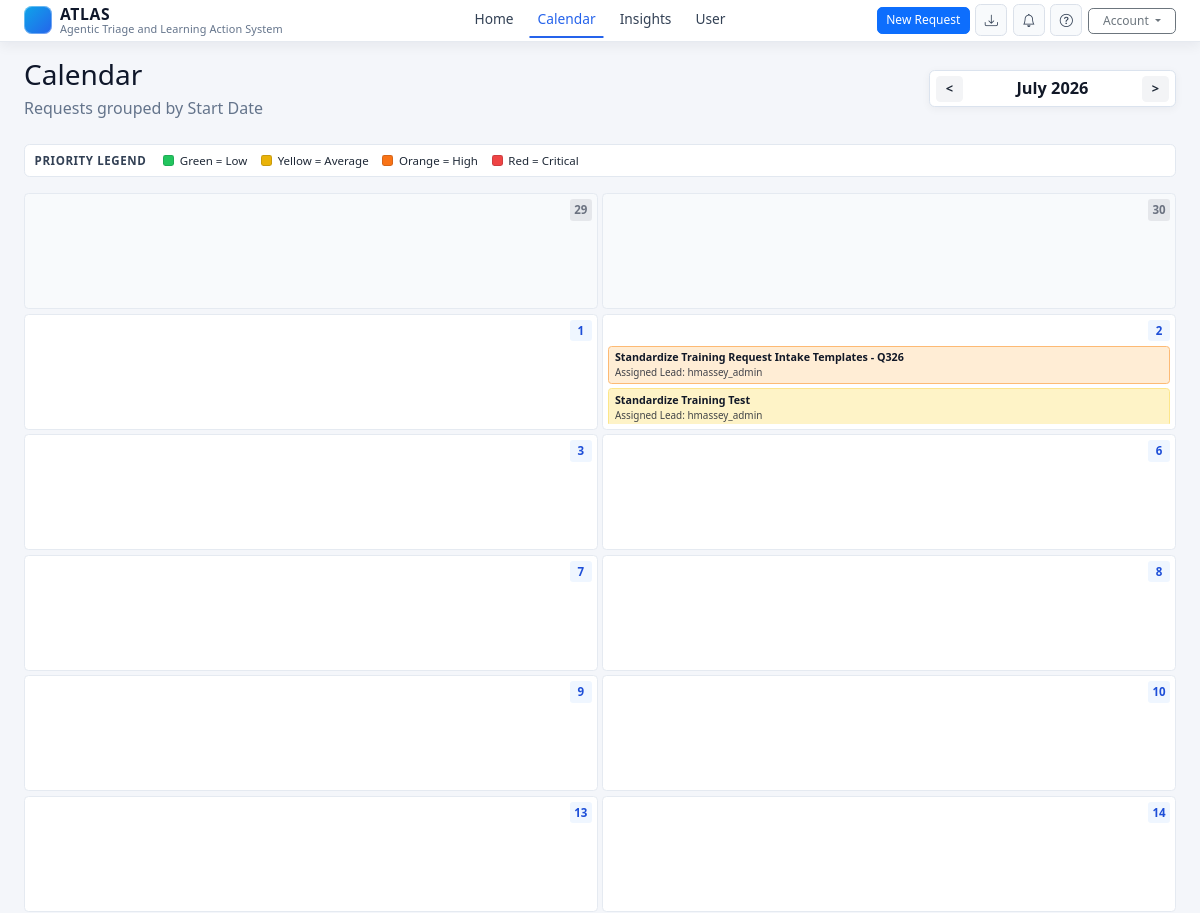
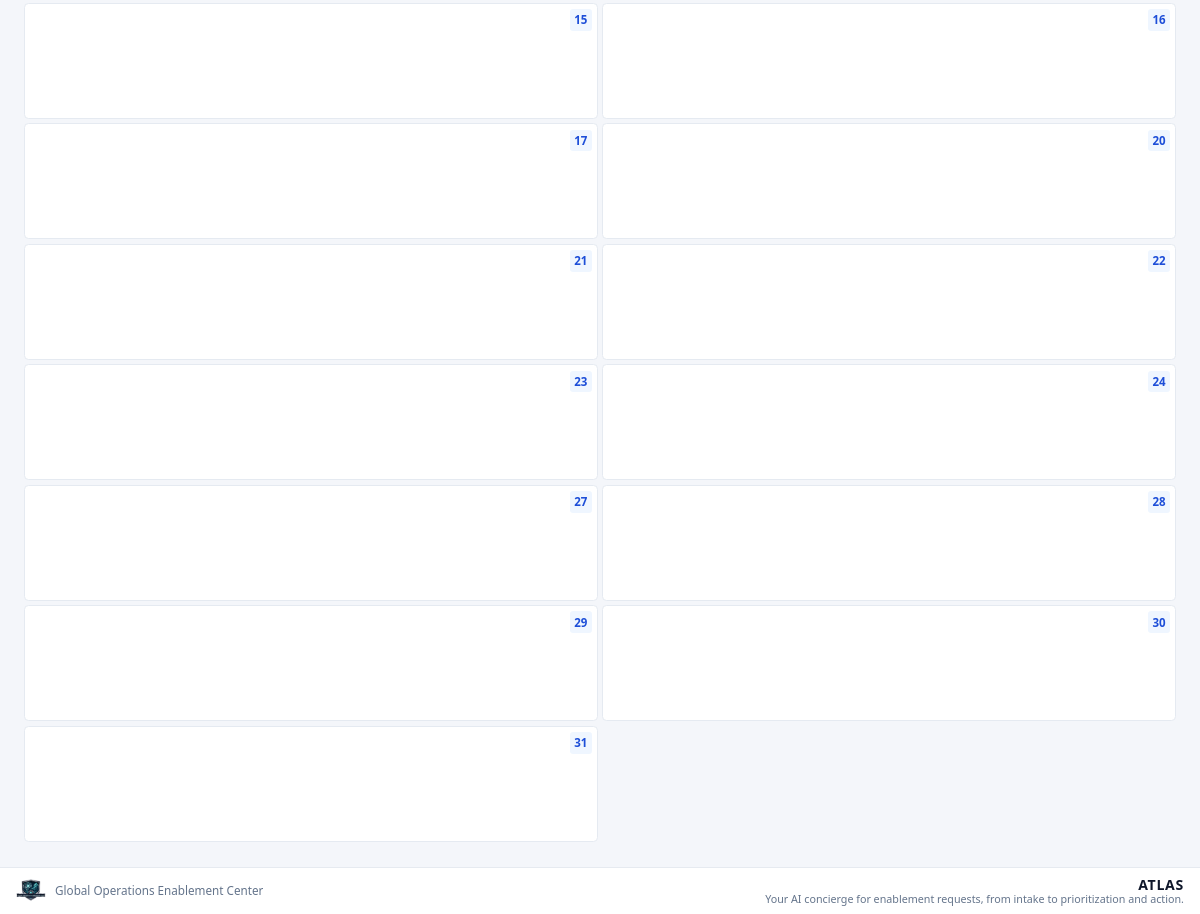
Page /calendar?year=2026&month=7 (signed in) on the committed database (2 pictures, top to bottom).
### app.py (models this page shows)
class Request(db.Model):
    id = db.Column(db.Integer, primary_key=True)
    request_number = db.Column(db.Integer, unique=True, nullable=False)
    project_name = db.Column(db.String(200), nullable=False)
    assigned_lead = db.Column(db.String(120), nullable=False)
    requested_by = db.Column(db.String(120), nullable=False)
    stakeholder_group = db.Column(db.String(120), nullable=False)
    content_type = db.Column(db.String(120), nullable=True)
    status = db.Column(db.String(60), nullable=False, default="New")
    description = db.Column(db.Text, nullable=True)
    business_outcome = db.Column(db.Text, nullable=False)
    reviewed = db.Column(db.Boolean, nullable=False, default=False)
    created_at = db.Column(db.DateTime, nullable=False, default=datetime.utcnow)
    start_date = db.Column(db.Date, nullable=True)
    end_date = db.Column(db.DateTime, nullable=True)
    visibility = db.Column(db.Integer, nullable=False, default=0)
    business_value = db.Column(db.Integer, nullable=False, default=0)
    reach = db.Column(db.Integer, nullable=False, default=0)
    reuse = db.Column(db.Integer, nullable=False, default=0)
    risk_compliance = db.Column(db.Integer, nullable=False, default=0)
    feasibility = db.Column(db.Integer, nullable=False, default=0)
    business_value_rationale = db.Column(db.Text, nullable=False, default="")
    reach_rationale = db.Column(db.Text, nullable=False, default="")
    reuse_rationale = db.Column(db.Text, nullable=False, default="")
    risk_compliance_rationale = db.Column(db.Text, nullable=False, default="")
    feasibility_rationale = db.Column(db.Text, nullable=False, default="")
    total_score = db.Column(db.Integer, nullable=False, default=0)
    priority = db.Column(db.String(30), nullable=False, default="Low")

### app.py (the view)
@app.route("/calendar")
@login_required
def calendar_view():
    today = datetime.utcnow().date()
    try:
        year = int(request.args.get("year", today.year))
    except (TypeError, ValueError):
        year = today.year
    if year < 1 or year > 9999:
        year = today.year
    try:
        month = int(request.args.get("month", today.month))
    except (TypeError, ValueError):
        month = today.month
    if month < 1 or month > 12:
        month = today.month
    month_start = datetime(year, month, 1).date()
    if month == 12:
        next_month_start = datetime(year + 1, 1, 1).date()
    else:
        next_month_start = datetime(year, month + 1, 1).date()
    month_requests = (
        Request.query.filter(Request.start_date.isnot(None))
        .filter(Request.start_date >= month_start)
        .filter(Request.start_date < next_month_start)
        .order_by(Request.start_date.asc(), Request.total_score.desc(), Request.project_name.asc())
        .all()
    )
    requests_by_day = {}
    for item in month_requests:
        requests_by_day.setdefault(item.start_date, []).append(item)
    for day_requests in requests_by_day.values():
        day_requests.sort(key=lambda item: (-item.total_score, item.priority, item.project_name.lower()))
    month_weeks = []
    for week in pycalendar.Calendar(firstweekday=0).monthdatescalendar(year, month):
        week_days = []
        for day in week:
            if day.weekday() >= 5:
                continue
            week_days.append(
                {
                    "date": day,
                    "day": day.day,
                    "is_current_month": day.month == month,
                    "is_today": day == today,
                    "requests": requests_by_day.get(day, []),
                }
            )
        month_weeks.append(week_days)
    (prev_year, prev_month), (next_year, next_month) = _month_bounds(year, month)
    return render_template(
        "calendar.html",
        current_year=year,
        current_month=month,
        month_name=pycalendar.month_name[month],
        month_weeks=month_weeks,
        day_labels=list(pycalendar.day_abbr[:5]),
        prev_month_url=url_for("calendar_view", year=prev_year, month=prev_month),
        next_month_url=url_for("calendar_view", year=next_year, month=next_month),
        today=today,
    )

### app.py (called while the page is built)
@login_manager.user_loader
def load_user(user_id):
    try:
        return User.query.get(int(user_id))
    except (TypeError, ValueError):
        return None

def _priority_rule_for_score(total):
    for rule in PRIORITY_RULES:
        if total >= rule["min_score"]:
            return rule
    return PRIORITY_RULES[-1]

def _month_bounds(year, month):
    prev_month = month - 1
    prev_year = year
    if prev_month < 1:
        prev_month = 12
        prev_year -= 1
    next_month = month + 1
    next_year = year
    if next_month > 12:
        next_month = 1
        next_year += 1
    return (prev_year, prev_month), (next_year, next_month)

@app.context_processor
def inject_download_url():
    dashboard_params = {
        key: value
        for key, value in request.args.items()
        if key in {
            "view",
            "q",
            "stakeholder_group",
            "requested_by",
            "assigned_lead",
            "status",
            "priority",
            "start_date_from",
            "start_date_to",
            "sort",
            "order",
        }
        and value
    }
    if request.endpoint == "dashboard" and dashboard_params:
        download_url = url_for("download_csv", **dashboard_params)
    else:
        download_url = url_for("download_csv")
    return {
        "download_url": download_url,
        "priority_levels": PRIORITY_RULES,
        "priority_meta_for_score": _priority_rule_for_score,
        "priority_meta_for_label": _priority_rule_for_label,
    }

### templates/calendar.html (shortened to what this page needs)
{% extends "base.html" %}
{% block content %}
<div class="calendar-page">
    <div class="d-flex flex-wrap align-items-center justify-content-between gap-3 mb-4">
        <div>
            <h1 class="h3 mb-1">Calendar</h1>
            <p class="text-muted mb-0">Requests grouped by Start Date</p>
        </div>
        <div class="calendar-nav-controls" aria-label="Calendar month navigation">
            <a class="calendar-nav-arrow" href="{{ prev_month_url }}" aria-label="Previous month">&lt;</a>
            <div class="calendar-month-title">{{ month_name }} {{ current_year }}</div>
            <a class="calendar-nav-arrow" href="{{ next_month_url }}" aria-label="Next month">&gt;</a>
        </div>
    </div>
    <div class="calendar-priority-legend mb-3" role="note" aria-label="Priority legend">
        <span class="calendar-legend-title">Priority Legend</span>
        <span class="calendar-legend-item">
            <span class="calendar-legend-swatch swatch-low" aria-hidden="true"></span>
            Green = Low
        </span>
        <span class="calendar-legend-item">
            <span class="calendar-legend-swatch swatch-average" aria-hidden="true"></span>
            Yellow = Average
        </span>
        <span class="calendar-legend-item">
            <span class="calendar-legend-swatch swatch-high" aria-hidden="true"></span>
            Orange = High
        </span>
        <span class="calendar-legend-item">
            <span class="calendar-legend-swatch swatch-critical" aria-hidden="true"></span>
            Red = Critical
        </span>
    </div>
    <div class="calendar-grid">
        {% for week in month_weeks %}
            {% for day in week %}
                <div class="calendar-day {% if not day.is_current_month %}calendar-day-outside{% endif %} {% if day.is_today %}calendar-day-today{% endif %}">
                    <div class="calendar-day-header">
                        <span class="calendar-day-number">{{ day.day }}</span>
                    </div>
                    <div class="calendar-day-items">
                        {% for item in day.requests %}
                            {% set item_priority = priority_meta_for_score(item.total_score) %}
                            {% set priority_class = 'calendar-item-' ~ item_priority.slug %}
                            <a class="calendar-item {{ priority_class }}" href="{{ url_for('view_request', request_id=item.id) }}" aria-label="Open {{ item.project_name }} request details">
                                <div class="calendar-item-project">{{ item.project_name }}</div>
                                <div class="calendar-item-assigned-lead">Assigned Lead: {{ item.assigned_lead }}</div>
                            </a>
                        {% endfor %}
                    </div>
                </div>
            {% endfor %}
        {% endfor %}
    </div>
</div>
{% endblock %}

### templates/base.html (style rules this page uses)
:root { --app-bg: #f4f6fa; --app-text: #0f172a; --surface-bg: #ffffff; --surface-border: #e6eaf0; --muted-text: #64748b; --card-bg: #fbfcfe; --card-border: #e5eaf1; --table-head-bg: #f3f6fa; --table-row-hover: #f8fbff; --input-bg: #ffffff; }
html, body { height: 100%; }
body { background: var(--app-bg); color: var(--app-text); min-height: 100vh; display: flex; flex-direction: column; margin: 0; }
.text-muted, .text-secondary { color: var(--muted-text) !important; }

### templates/calendar.html (style rules this page uses)
.calendar-page { padding-bottom: 0.6rem; }
.calendar-month-title { min-width: 170px; text-align: center; font-size: 1.02rem; font-weight: 700; color: #111827; }
.calendar-nav-controls { display: inline-flex; align-items: center; gap: 0.3rem; padding: 0.28rem 0.4rem; background: #fff; border: 1px solid #dbe3ee; border-radius: 0.35rem; box-shadow: 0 2px 8px rgba(17, 24, 39, 0.05); }
.calendar-nav-arrow { width: 1.65rem; height: 1.65rem; display: inline-flex; align-items: center; justify-content: center; border-radius: 0.28rem; text-decoration: none; font-weight: 800; font-size: 0.8rem; color: #1f2937; background: #f3f4f6; transition: background-color 0.15s ease, transform 0.15s ease; }
.calendar-priority-legend { display: flex; flex-wrap: wrap; gap: 0.5rem 0.85rem; align-items: center; padding: 0.45rem 0.6rem; background: #fff; border: 1px solid #e2e8f0; border-radius: 0.35rem; }
.calendar-legend-title { font-size: 0.72rem; font-weight: 700; color: #334155; text-transform: uppercase; letter-spacing: 0.05em; margin-right: 0.2rem; }
.calendar-legend-item { display: inline-flex; align-items: center; gap: 0.35rem; font-size: 0.72rem; color: #1f2937; line-height: 1; white-space: nowrap; }
.calendar-legend-swatch { width: 0.7rem; height: 0.7rem; border-radius: 0.15rem; border: 1px solid rgba(15, 23, 42, 0.15); }
.swatch-low { background: #22c55e; }
.swatch-average { background: #eab308; }
.swatch-high { background: #f97316; }
.swatch-critical { background: #ef4444; }
.calendar-grid { display: grid; grid-template-columns: repeat(5, minmax(0, 1fr)); gap: 0.28rem; }
.calendar-day { height: 116px; background: #fff; border: 1px solid #e5eaf1; border-radius: 0.28rem; padding: 0.32rem; box-shadow: none; display: flex; flex-direction: column; gap: 0.28rem; transition: background-color 0.12s ease, border-color 0.12s ease; }
.calendar-day-outside { background: #f8fafc; color: #9ca3af; opacity: 1; }
.calendar-day-header { display: flex; justify-content: flex-end; }
.calendar-day-number { width: 1.35rem; height: 1.35rem; display: inline-flex; align-items: center; justify-content: center; border-radius: 0.2rem; background: #eff6ff; color: #1d4ed8; font-weight: 700; font-size: 0.72rem; }
.calendar-day-outside .calendar-day-number { background: #e5e7eb; color: #6b7280; }
.calendar-day-items { display: flex; flex-direction: column; gap: 0.24rem; overflow: auto; }
.calendar-item { border-radius: 0.22rem; padding: 0.28rem 0.35rem; color: #111827; border: 1px solid transparent; box-shadow: none; text-decoration: none; display: block; transition: border-color 0.12s ease, box-shadow 0.12s ease; }
.calendar-item-high { background: #ffedd5; border-color: #fdba74; }
.calendar-item-average { background: #fef3c7; border-color: #fde68a; }
.calendar-item-project { font-size: 0.67rem; font-weight: 600; line-height: 1.25; flex: 1; }
.calendar-item-assigned-lead { margin-top: 0.15rem; font-size: 0.62rem; color: rgba(17, 24, 39, 0.8); line-height: 1.2; font-weight: 500; }
@media (max-width: 1200px) { .calendar-grid { grid-template-columns: repeat(2, minmax(0, 1fr)); } }

### rows in the picture
Request: project_name "Standardize Training Request Intake Templates - Q326", assigned_lead "hmassey_admin"
Request: project_name "Standardize Training Test", assigned_lead "hmassey_admin"

### other values in the picture
{{ month_name }} "July"
{{ current_year }} "2026"
{{ day.day }} "29" "30" "1" "2" "3" "6" "7" "8" "9" "10" "13" "14" "15" "16" "17" "20" "21" "22" "23" "24" "27" "28" "29" "30" "31"
